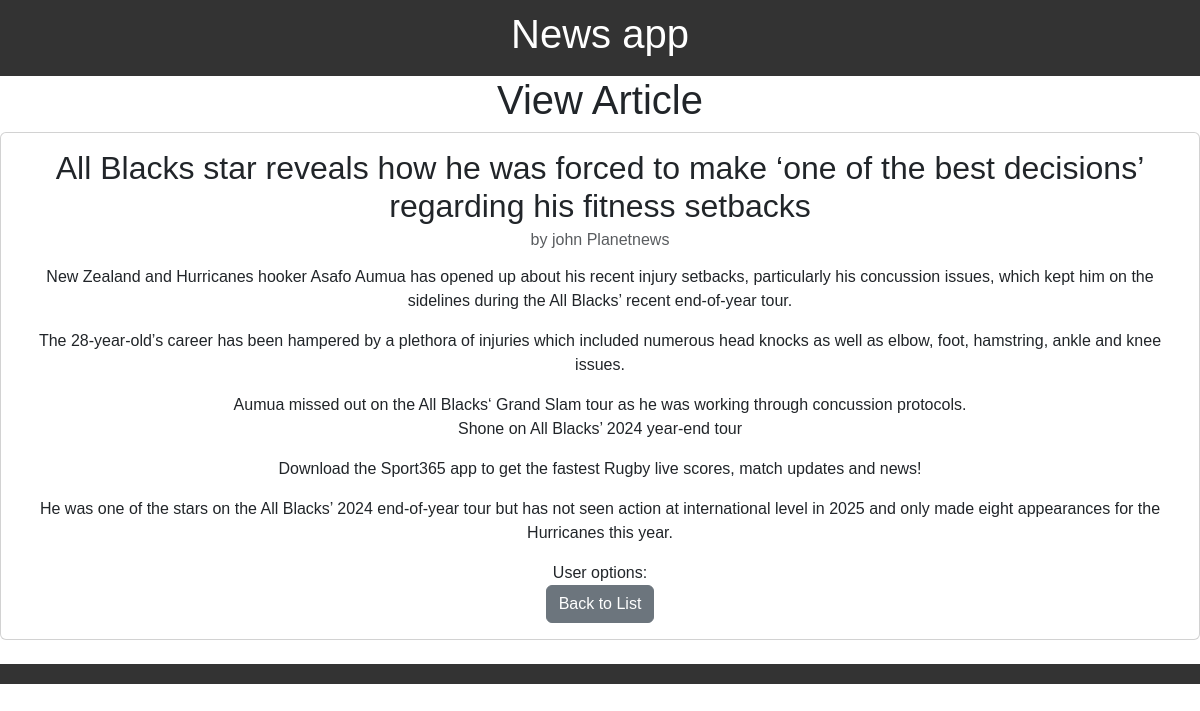
The app's page /article/1/ with its own data.
### news_app/models.py (models this page shows, shortened)
class Article(models.Model):
    title = models.CharField(max_length=200)
    content = models.TextField()
    editor_approved = models.BooleanField(default=False)
    article_author = models.ForeignKey(CustomUser, on_delete=models.CASCADE)
    independent_journalist = models.BooleanField(default=False)

class CustomUser(AbstractUser):
    ROLE_CHOICES = (
        ('Reader', 'Reader'),
        ('Journalist', 'Journalist'),
        ('Editor', 'Editor'),
    )
    role = models.CharField(
        max_length=10, choices=ROLE_CHOICES, default='Reader')
    publisher = models.ForeignKey(
        Publisher, on_delete=models.SET_NULL, null=True, blank=True,
        related_name='employees')
    subscribed_journalists = models.ManyToManyField(
        'self',
        symmetrical=False,
        blank=True,
        limit_choices_to={'role': 'Journalist'},
        related_name='subscribers'
    )
    subscribed_publishers = models.ManyToManyField(
        Publisher,
        blank=True,
        related_name='subscribers'
    )

class Publisher(models.Model):
    name = models.CharField(max_length=100, unique=True)
    def __str__(self):
        return self.name

### news_app/views.py (the view)
# urls.py: path('article/<int:pk>/', views.view_article, name='view_article'),
def view_article(request, pk):
    article = get_object_or_404(Article, pk=pk)
    context = {
        'article': article
    }
    return render(request, 'news_app/view_article.html', context)

### news_app/templates/news_app/view_article.html (shortened to what this page needs)
{% extends "base.html" %}
{% block content %}
<h1>View Article</h1>
<div class="card">
    <div class="card-body">
        <h2 class="card-title">{{ article.title }}</h2>
        <h6 class="card-subtitle mb-2 text-muted">
            by {{ article.article_author.username }}
            {% if article.independent_journalist %}
            (Published by Independent Journalist)
            {% else %}
            {{ article.article_author.publisher }}
            {% endif %}
        </h6>
        <p class="card-text">{{ article.content|linebreaks }}</p>
        User options:<br>
        <a href="{% url 'article_list' %}" class="btn btn-secondary">Back to List</a><br>
    </div>
</div><br>
{% endblock %}

### news_app/static/news_app/styles.css (style rules this page uses)
body { font-family: "Arial", sans-serif; }

### records on screen
Article: title "All Blacks star reveals how he was forced to make ‘one of the best decisions’ regarding his fitness setbacks", article_author.username "john", article_author.publisher "Planetnews", content "New Zealand and Hurricanes hooker Asafo Aumua has opened up about his recent injury setbacks, particularly his concussion issues, which kept him on the sidelines during the All Blacks’ recent end-of-year tour. The 28-year-old’s career has been hampered by a plethora of injuries which included numerous head knocks as well as elbow, foot, hamstring, ankle and knee issues. Aumua missed out on the All Blacks‘ Grand Slam tour as he was working through concussion protocols. Shone on All Blacks’ 2024 year-end tour Download the Sport365 app to get the fastest Rugby live scores, match updates and news! He was one of the stars on the All Blacks’ 2024 end-of-year tour but has not seen action at…"
